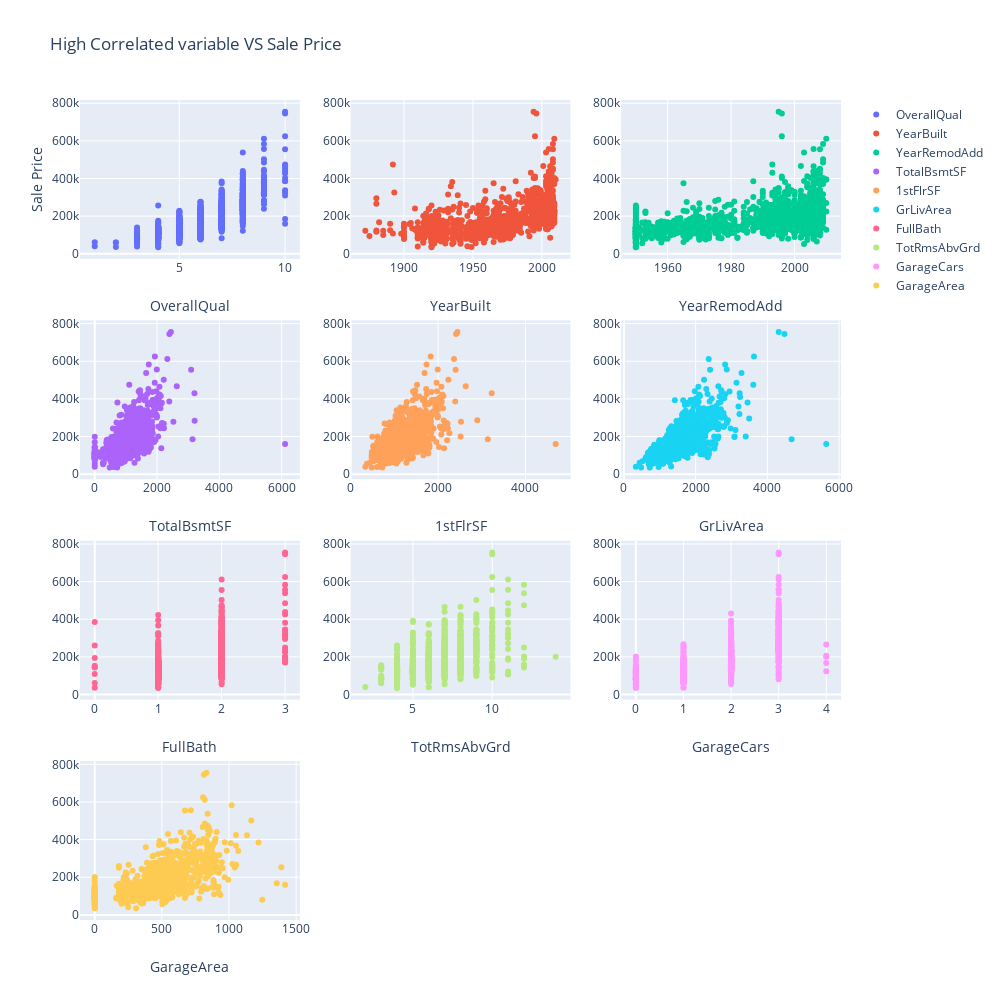

This figure's notebook cell:
### Markdown cell above
# Highly correlated Variables Scatter plot

### Code cell
highly_correlated=list(corrmat[corrmat['SalePrice']> 0.5].index)
highly_correlated
highly_correlated_data =train_data[highly_correlated]
fig = make_subplots(4,3)
rows= list(range(4, 0, -1))
cols = list(range(3, 0, -1))
combination= list(itertools.product(rows, cols))
for i in highly_correlated:
    df_ = highly_correlated_data[[i,'SalePrice']]
    x = df_[i]
    y = df_['SalePrice']
    a = combination.pop()
    r =  a[0]
    c =  a[1]
    if i != 'SalePrice':
        
        fig.add_trace(go.Scatter(x = x, y = y, mode = 'markers', name = i), row = r,col = c)
        fig.update_xaxes(title_text=i, row = r,col = c)
        fig.update_yaxes(title_text= "Sale Price", row=1, col=1)

fig.update_layout(height=1000, width=1000,
                  title_text="High Correlated variable VS Sale Price")

fig

### Figure 1 — Plotly figure (JSON) as saved in the notebook; plotly's stock layout.template omitted (floating-point values rounded to 4 significant figures; data arrays with more than 128 entries replaced by an {"elided": "..."} marker saying what was removed)
{"data": [{"mode": "markers", "name": "OverallQual", "type": "scatter", "x": {"elided": "1460 int values"}, "xaxis": "x", "y": {"elided": "1460 int values"}, "yaxis": "y"}, {"mode": "markers", "name": "YearBuilt", "type": "scatter", "x": {"elided": "1460 int values"}, "xaxis": "x2", "y": {"elided": "1460 int values"}, "yaxis": "y2"}, {"mode": "markers", "name": "YearRemodAdd", "type": "scatter", "x": {"elided": "1460 int values"}, "xaxis": "x3", "y": {"elided": "1460 int values"}, "yaxis": "y3"}, {"mode": "markers", "name": "TotalBsmtSF", "type": "scatter", "x": {"elided": "1460 int values"}, "xaxis": "x4", "y": {"elided": "1460 int values"}, "yaxis": "y4"}, {"mode": "markers", "name": "1stFlrSF", "type": "scatter", "x": {"elided": "1460 int values"}, "xaxis": "x5", "y": {"elided": "1460 int values"}, "yaxis": "y5"}, {"mode": "markers", "name": "GrLivArea", "type": "scatter", "x": {"elided": "1460 int values"}, "xaxis": "x6", "y": {"elided": "1460 int values"}, "yaxis": "y6"}, {"mode": "markers", "name": "FullBath", "type": "scatter", "x": {"elided": "1460 int values"}, "xaxis": "x7", "y": {"elided": "1460 int values"}, "yaxis": "y7"}, {"mode": "markers", "name": "TotRmsAbvGrd", "type": "scatter", "x": {"elided": "1460 int values"}, "xaxis": "x8", "y": {"elided": "1460 int values"}, "yaxis": "y8"}, {"mode": "markers", "name": "GarageCars", "type": "scatter", "x": {"elided": "1460 int values"}, "xaxis": "x9", "y": {"elided": "1460 int values"}, "yaxis": "y9"}, {"mode": "markers", "name": "GarageArea", "type": "scatter", "x": {"elided": "1460 int values"}, "xaxis": "x10", "y": {"elided": "1460 int values"}, "yaxis": "y10"}], "layout": {"height": 1000, "title": {"text": "High Correlated variable VS Sale Price"}, "width": 1000, "xaxis": {"anchor": "y", "domain": [0, 0.2889], "title": {"text": "OverallQual"}}, "xaxis10": {"anchor": "y10", "domain": [0, 0.2889], "title": {"text": "GarageArea"}}, "xaxis11": {"anchor": "y11", "domain": [0.3556, 0.6444]}, "xaxis12": {"anchor": "y12", "domain": [0.7111, 1]}, "xaxis2": {"anchor": "y2", "domain": [0.3556, 0.6444], "title": {"text": "YearBuilt"}}, "xaxis3": {"anchor": "y3", "domain": [0.7111, 1], "title": {"text": "YearRemodAdd"}}, "xaxis4": {"anchor": "y4", "domain": [0, 0.2889], "title": {"text": "TotalBsmtSF"}}, "xaxis5": {"anchor": "y5", "domain": [0.3556, 0.6444], "title": {"text": "1stFlrSF"}}, "xaxis6": {"anchor": "y6", "domain": [0.7111, 1], "title": {"text": "GrLivArea"}}, "xaxis7": {"anchor": "y7", "domain": [0, 0.2889], "title": {"text": "FullBath"}}, "xaxis8": {"anchor": "y8", "domain": [0.3556, 0.6444], "title": {"text": "TotRmsAbvGrd"}}, "xaxis9": {"anchor": "y9", "domain": [0.7111, 1], "title": {"text": "GarageCars"}}, "yaxis": {"anchor": "x", "domain": [0.8063, 1], "title": {"text": "Sale Price"}}, "yaxis10": {"anchor": "x10", "domain": [0, 0.1938]}, "yaxis11": {"anchor": "x11", "domain": [0, 0.1938]}, "yaxis12": {"anchor": "x12", "domain": [0, 0.1938]}, "yaxis2": {"anchor": "x2", "domain": [0.8063, 1]}, "yaxis3": {"anchor": "x3", "domain": [0.8063, 1]}, "yaxis4": {"anchor": "x4", "domain": [0.5375, 0.7312]}, "yaxis5": {"anchor": "x5", "domain": [0.5375, 0.7312]}, "yaxis6": {"anchor": "x6", "domain": [0.5375, 0.7312]}, "yaxis7": {"anchor": "x7", "domain": [0.2687, 0.4625]}, "yaxis8": {"anchor": "x8", "domain": [0.2687, 0.4625]}, "yaxis9": {"anchor": "x9", "domain": [0.2687, 0.4625]}}}
